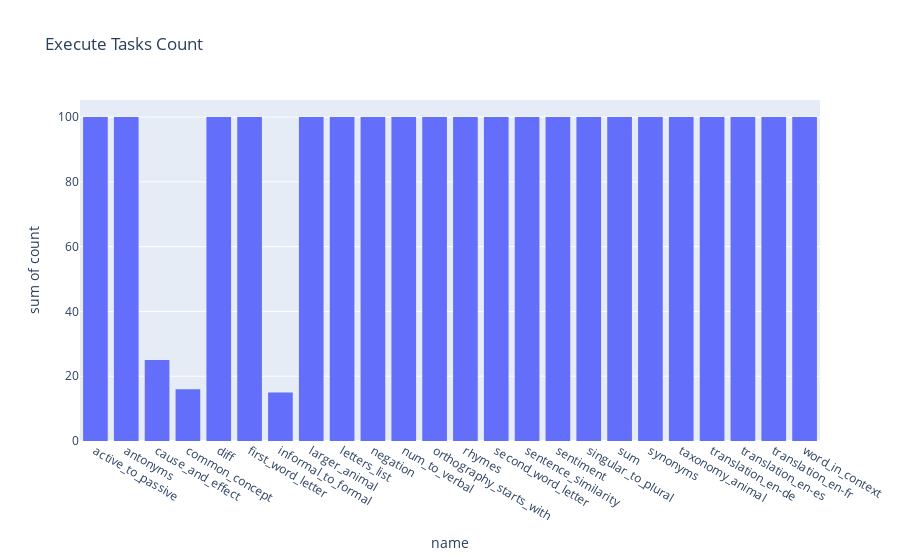

Here is the notebook cell this chart was saved with:
### Code cell
folder = "../data/instruction-induction-data/raw/execute"
execute_tasks_meta = get_all_tasks_specifications(folder)
fig = px.histogram(execute_tasks_meta, x="name", y="count", title="Execute Tasks Count")
fig.show()

### Figure 1 — Plotly figure (JSON) as saved in the notebook; plotly's stock layout.template omitted (floating-point values rounded to 4 significant figures)
{"data": [{"alignmentgroup": "True", "bingroup": "x", "histfunc": "sum", "hovertemplate": "name=%{x}<br>sum of count=%{y}<extra></extra>", "legendgroup": "", "marker": {"color": "#636efa", "pattern": {"shape": ""}}, "name": "", "offsetgroup": "", "orientation": "v", "showlegend": false, "type": "histogram", "x": ["active_to_passive", "antonyms", "cause_and_effect", "common_concept", "diff", "first_word_letter", "informal_to_formal", "larger_animal", "letters_list", "negation", "num_to_verbal", "orthography_starts_with", "rhymes", "second_word_letter", "sentence_similarity", "sentiment", "singular_to_plural", "sum", "synonyms", "taxonomy_animal", "translation_en-de", "translation_en-es", "translation_en-fr", "word_in_context"], "xaxis": "x", "y": [100, 100, 25, 16, 100, 100, 15, 100, 100, 100, 100, 100, 100, 100, 100, 100, 100, 100, 100, 100, 100, 100, 100, 100], "yaxis": "y"}], "layout": {"barmode": "relative", "legend": {"tracegroupgap": 0}, "title": {"text": "Execute Tasks Count"}, "xaxis": {"anchor": "y", "domain": [0, 1], "title": {"text": "name"}}, "yaxis": {"anchor": "x", "domain": [0, 1], "title": {"text": "sum of count"}}}}
